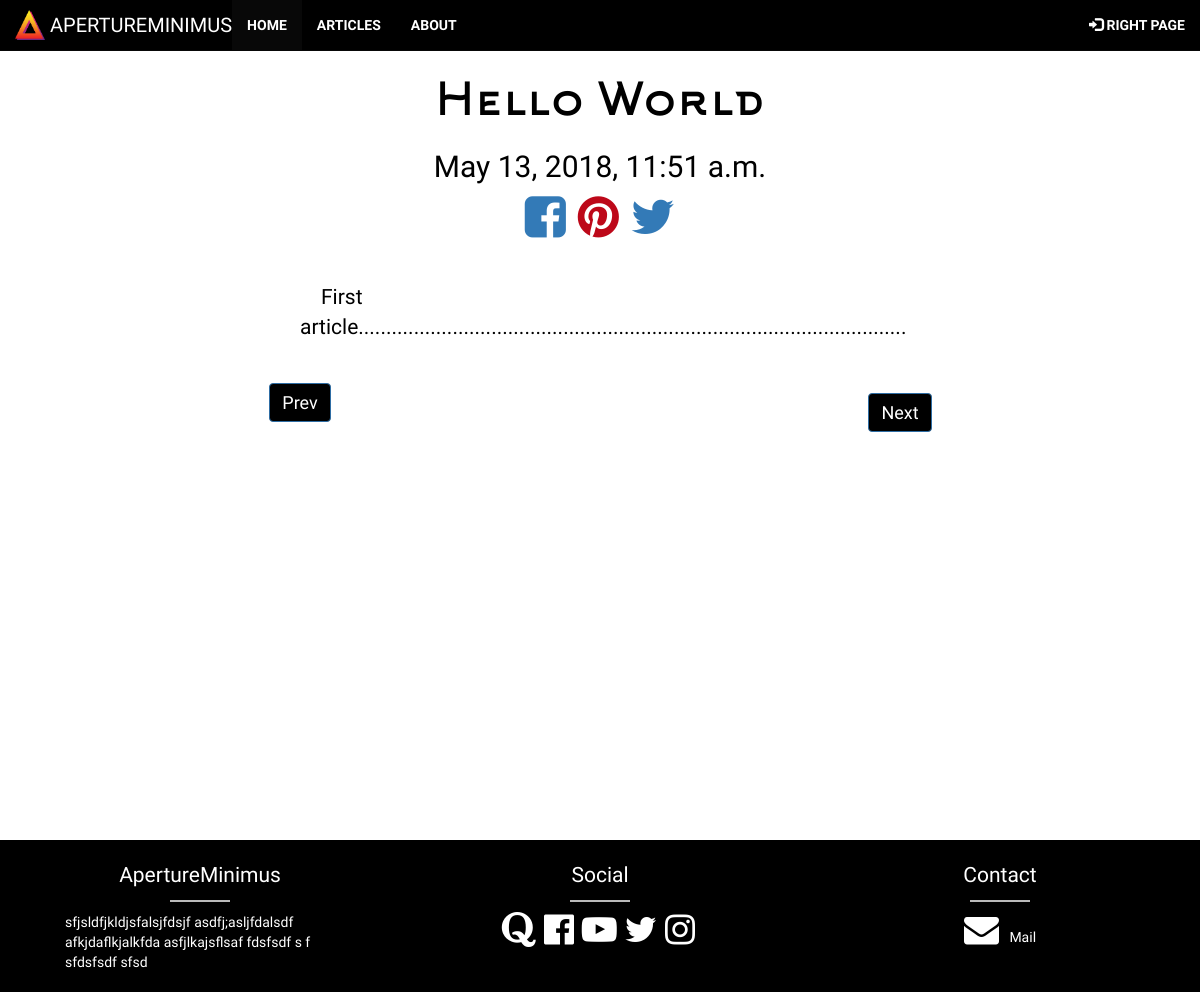
/articles/hello-world/, run on an earlier commit of the app's database.
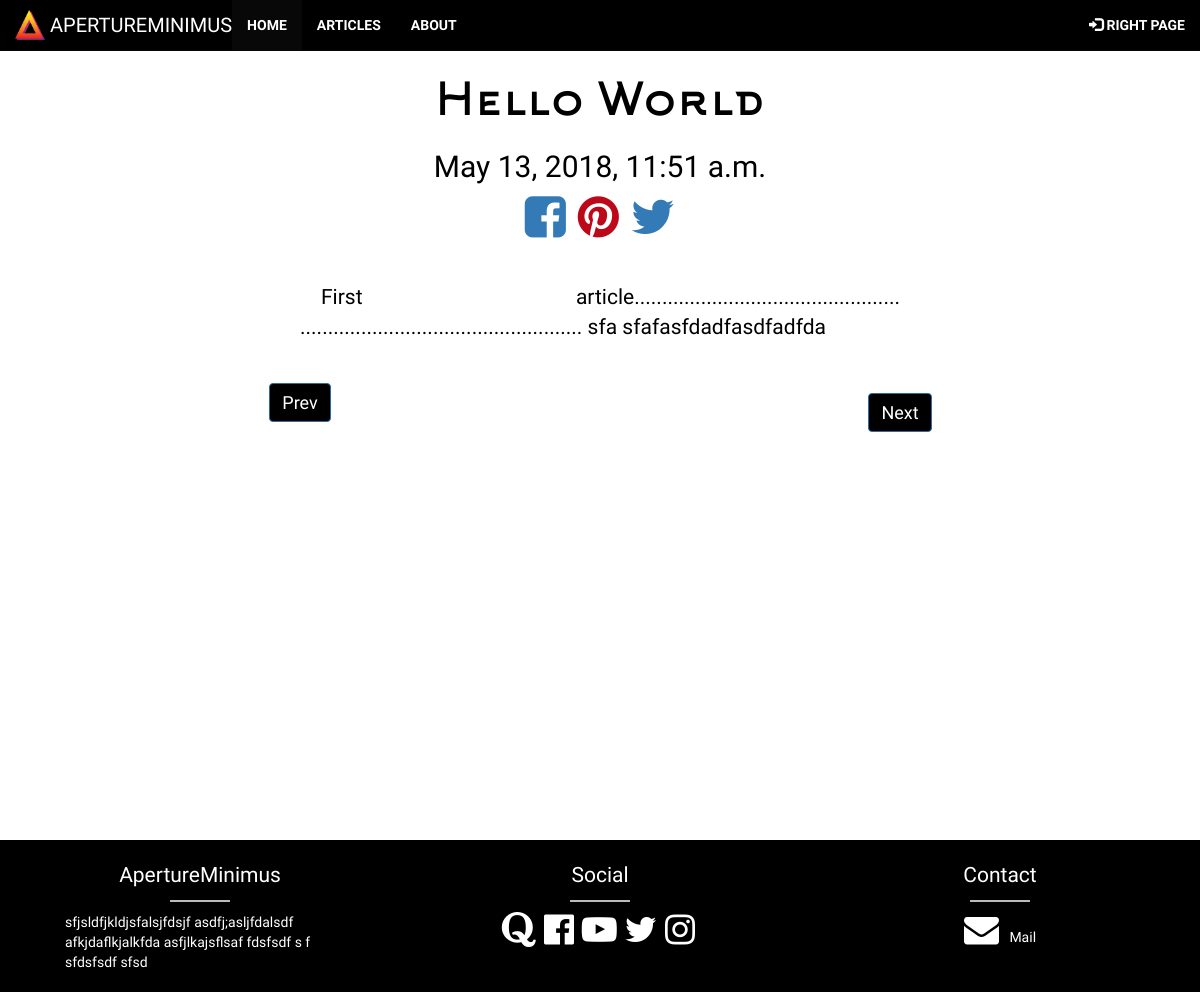
And on a later commit of the database.
### articles/models.py (models this page shows, shortened)
class Articles(models.Model):
    title = models.CharField(max_length=100)
    body = models.TextField()
    slug = models.SlugField(null=True)
    date = models.DateTimeField(auto_now_add=True)
    thumb = models.ImageField(default='skate.jpg',blank=True)
    img0 = models.ImageField(default='default.png', blank=True)
    img0cap = models.CharField(max_length=500, default='caption')
    img1 = models.ImageField(default = 'default.png',blank=True)
    img1cap = models.CharField(max_length=500, default='caption')
    img2 = models.ImageField(default='default.png', blank=True)
    img2cap = models.CharField(max_length=500,default='caption')
    img3 = models.ImageField(default='default.png', blank=True)
    img3cap = models.CharField(max_length=500,default='caption')
    img4 = models.ImageField(default='default.png', blank=True)
    img4cap = models.CharField(max_length=500,default='caption')
    img5 = models.ImageField(default='default.png', blank=True)
    img5cap = models.CharField(max_length=500,default='caption')
    img6 = models.ImageField(default='default.png', blank=True)
    img6cap = models.CharField(max_length=500,default='caption')
    img7 = models.ImageField(default='default.png', blank=True)
    img7cap = models.CharField(max_length=500,default='caption')
    img8 = models.ImageField(default='default.png', blank=True)
    img8cap = models.CharField(max_length=500,default='caption')
    img9 = models.ImageField(default='default.png', blank=True)
    img9cap = models.CharField(max_length=500,default='caption')

### articles/views.py (the view)
# urls.py: url(r'^(?P<slug>[\w-]+)/$',views.article_detail,name='detail'),
def article_detail(request,slug):
    art1 = Articles.objects.get(slug=slug)
    body = art1.body
    di = ['img0','img1','img2','img3','img4','img5','img6','img7','img8','img9']
    for i in di:
        a = body.find('!! '+i+" !!")
        if(a!=-1):
            b = getattr(art1,i).url
            c =  getattr(art1, i+'cap')
            if(body[a+12:a+15]=="por"):
                body = body[:a] + "</p><div class='text-center ' style='margin-left:50px;margin-right:50px;margin-top:1em;margin-bottom:1em;'><img src=" + "'" +b+"'"+" class='img-fluid sizer-por' style='margin: 5 auto;'/><div class='text-center cap'><br><i>"+c+"</i></div></div><p>"+body[a+15:len(body)]
            else:
                body = body[:a] + "</p><div class='text-center ' style='margin-left:50px;margin-right:50px;margin-top:1em;margin-bottom:1em;'><img src=" + "'" +b+"'"+" class='img-fluid sizer ' style='margin: 5 auto;'/><div class='text-center cap'><br><i>"+c+"</i></div></div><p>"+body[a+10:len(body)]
        else:
            pass
    rev_url = reverse('articles:detail',kwargs={'slug': art1.slug})
    homeurl = 'www.apertureminimus.in'
    Allobj = Articles.objects.all()
    for i in range(len(Allobj)):
        if(Allobj[i].slug == art1.slug):
            currentpos = i
            if(i == len(Allobj)-1):
                prevobj = Allobj[i-1].slug
                nextobj = prevobj
            elif(i == 0):
                nextobj = Allobj[i+1].slug
                prevobj = nextobj
            else:
                nextobj = Allobj[i+1].slug
                prevobj = Allobj[i-1].slug
    return render(request, 'articles/article_detail.html',{'art1':art1,'final':body,'rev':homeurl+rev_url,'next':nextobj,'prev':prevobj})

### articles/templates/articles/article_detail.html (shortened to what this page needs)
{% extends 'base.html' %}
{% block content %}
    <div class="art1" style="background:  white;width: 100%;">
        <br>
        <h1  class='text-center font-fam'>{{art1.title|title}}</h1>
        <h3  class="text-center">{{art1.date}}</h3>
        <div class='text-center'>
            <a href="https://www.facebook.com/sharer/sharer.php?u={{rev}}" target="_blank"><i class="fa fa-facebook-square"></i></a>
            <a href='https://pinterest.com/pin/create/button/?url={{rev}}&description=Check out this cool article'><i class="fa fa-pinterest" style="color:#bd0819;"></i></a>
            <a href="https://twitter.com/intent/tweet?hashtags=ApertureMinimusPhotography&text=Check out this cool article at {{rev}}"> <i class="fa fa-twitter" ></i></a>
        </div>
        <br>
        <p  >{{final|safe}}</p>
        <br>
        <div class="container-fluid">
        <div class = 'row text-center' >
        <div class = 'col-md-6'><a href= "{% url 'articles:detail' slug=prev %}"><button class="btn btn-primary" style="background-color:black;font-family: 'Oswald';font-size:18px;">Prev</button></a></div>
        <div class='col-md-6'><a href = "{% url 'articles:detail' slug=next %}"><button class="btn btn-primary" style="background-color:black;margin:10px;font-family: 'Oswald';font-size: 18px;">Next</button></a></div>
        </div>
        </div>
    </div>
{% endblock %}

What changed in the data, as far as the page shows it:
changed Articles "Hello World": body "First article..................................................................................................." → "First article................................................ ................................................... sfa sfafasfdadfasdfadfda"
